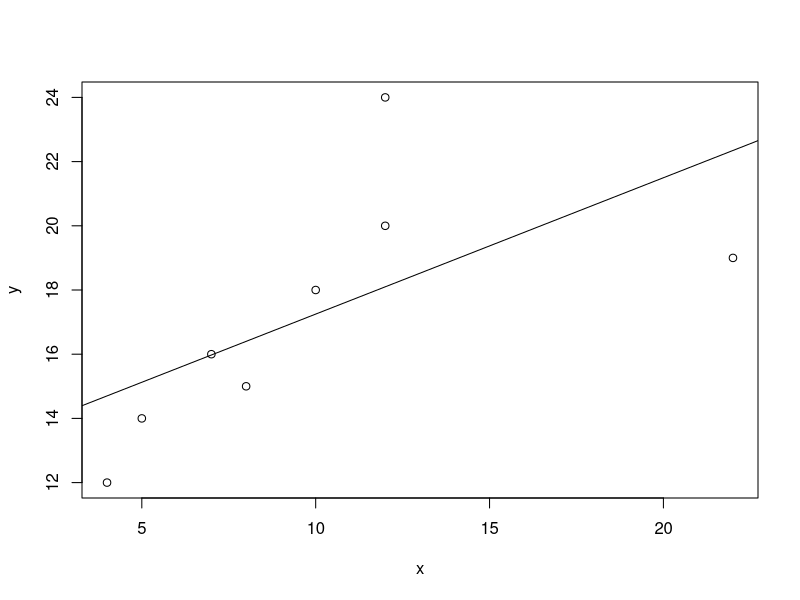

This figure's R source:
x = c(4,5,7,8,10,12,12,22)
y = c(12,14,16,15,18,20,24,19)

n = length(x)

reg = lm(y~x)

rs = rstandard(reg)

umbral = 6/n

hi = influence(reg)$hat

plot(x,y)
abline(reg)
